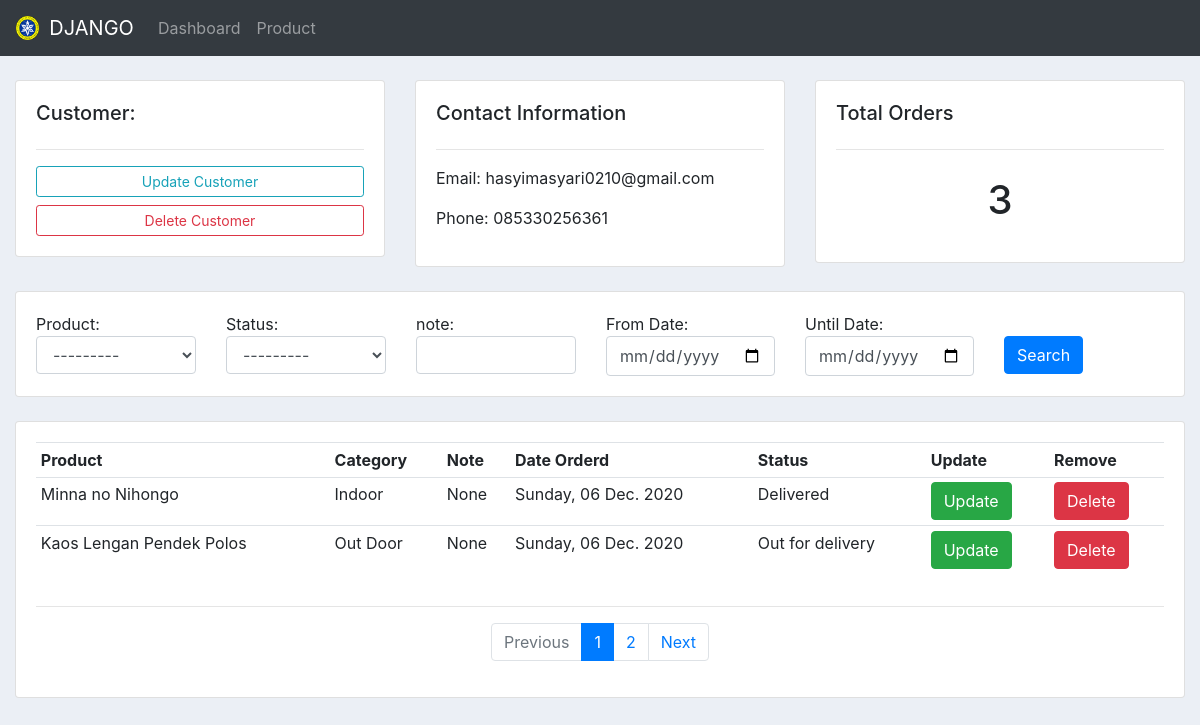
The page /custumer/1 on the database its author committed.
### Asyari/models.py (models this page shows, shortened)
class Custumer(models.Model):
    name = models.CharField(max_length=200, blank=True, null=True)
    phone = models.CharField(max_length=200, blank=True, null=True)
    email = models.CharField(max_length=200, blank=True, null=True)
    date_created = models.DateTimeField(auto_now_add=True, null=True)

class Order(models.Model):
    STATUS = (
        ('Pending', 'Pending'),
        ('Out for delivery', 'Out for delivery'),
        ('Delivered', 'Delivered'),
    )
    custumer = models.ForeignKey(Custumer, null=True, on_delete=models.SET_NULL)
    product = models.ForeignKey(Product, null=True, on_delete=models.SET_NULL)
    date_created = models.DateTimeField(auto_now_add=True, null=True)
    status = models.CharField(max_length=200, null=True, choices=STATUS)
    note = models.CharField(max_length=200, blank=True, null=True)

class Product(models.Model):
    CATEGORY = (
        ('Indoor', 'Indoor'),
        ('Out Door', 'Out Door'),
    )
    name = models.CharField(max_length=200, blank=True, null=True)
    price = models.IntegerField(blank=True, null=True)
    category = models.CharField(max_length=200, blank=True, null=True, choices=CATEGORY)
    description = models.CharField(max_length=200, blank=True, null=True)
    date_created = models.DateTimeField(auto_now_add=True, null=True)
    tag = models.ManyToManyField(Tag)
    def __str__(self):
        return self.name

### Asyari/views.py (the view)
# urls.py: path('custumer/<str:pk>', views.custumer, name='custumer'),
def custumer(request,pk):
    detailcustumer = Custumer.objects.get(id=pk)
    order_custumer = detailcustumer.order_set.all()
    total_custumer = order_custumer.count()
    filter_order   = OrderFilter(request.GET, queryset=order_custumer)
    order_custumer = filter_order.qs
    halaman_tampil = Paginator(order_custumer, 2)
    halaman_url    = request.GET.get('halaman',1)
    halaman_order  = halaman_tampil.get_page(halaman_url)
    if halaman_order.has_previous():
        url_previous = f'?halaman={halaman_order.previous_page_number()}'
    else:
        url_previous = ''
    if halaman_order.has_next():
        url_next = f'?halaman={halaman_order.next_page_number()}'
    else:
        url_next = ''
    context = {
        'judul': 'Halaman Konsumen',
        'custumer': detailcustumer,
        'halaman_order_custumer':halaman_order,
        'data_total_custumer': total_custumer,
        'filter_data_order': filter_order,
        'previous' : url_previous,
        'next' : url_next,
    }
    return render(request, 'data/custumer.html', context)

### Asyari/templates/data/custumer.html (shortened to what this page needs)
{% extends "data/main.html" %}
{% load widget_tweaks %}
{% block content %}
<br>
<div class="container-fluid">
    <div class="row">
        <div class="col-md-4">
            <div class="card card-body">
                <h5>Customer:</h5>
                <hr>
                <a class="btn btn-outline-info btn-sm btn-block" href="">Update Customer</a>
                <a class="btn btn-outline-danger btn-sm btn-block" href="">Delete Customer</a>
            </div>
        </div>
        <div class="col-md-4">
            <div class="card card-body">
                <h5>Contact Information</h5>
                <hr>
                <p>Email: {{ custumer.email }}</p>
                <p>Phone: {{ custumer.phone }} </p>
            </div>
        </div>
        <div class="col-md-4">
            <div class="card card-body">
                <h5>Total Orders</h5>
                <hr>
                <h1 style="text-align: center;padding: 10px">{{ data_total_custumer }}</h1>
            </div>
        </div>
    </div>
    <br>
    <div class="row">
        <div class="col">
            <div class="card card-body">
                <form method="get">
                    <div class="row">
                        <div class="col">
                            Product:
                            {{ filter_data_order.form.product | add_class:"form-control"}}
                        </div>
                        <div class="col">
                            Status:
                            {{ filter_data_order.form.status | add_class:"form-control"}}
                        </div>
                        <div class="col"> note:
                            {{ filter_data_order.form.note | add_class:"form-control"}}
                        </div>
                        <div class="col">
                            From Date:
                            {{ filter_data_order.form.tglmulai | add_class:"form-control" |attr:"type:date"}}
                        </div>
                        <div class="col">
                            Until Date:
                            {{ filter_data_order.form.tglakhir | add_class:"form-control" |attr:"type:date"}}
                        </div>
                        <div class="col mt-4">
                            <button class="btn btn-primary" type="submit">Search</button>
                        </div>
                    </div>
                </form>
            </div>
        </div>
    </div>
    <br>
    <div class="row">
        <div class="col-md">
            <div class="card card-body">
                <table class="table table-sm">
                    <tr>
                        <th>Product</th>
                        <th>Category</th>
                        <th>Note</th>
                        <th>Date Orderd</th>
                        <th>Status</th>
                        <th>Update</th>
                        <th>Remove</th>
                    </tr>
                    {% for tampil_order_custumer in halaman_order_custumer.object_list %}
                    <tr>
                        <td>{{ tampil_order_custumer.product }}</td>
                        <td>{{ tampil_order_custumer.product.category }}</td>
                        <td>{{ tampil_order_custumer.note}}</td>
                        <td>{{ tampil_order_custumer.date_created|date:"l, d N Y" }}</td>
                        <td>{{ tampil_order_custumer.status }}</td>
                        <td><a href="{% url 'update_order' tampil_order_custumer.id %}"
                                class="btn btn-success">Update</a></td>
                        <td><a href="{% url 'delete_order' tampil_order_custumer.id %}"
                                class="btn btn-danger">Delete</a></td>
                    </tr>
                    {% endfor %}
                </table>
                <hr />
                <nav>
                    <ul class="pagination justify-content-center">
                        <li class="page-item {% if not previous %} disabled {% endif %}">
                            <a class="page-link" href="{{ previous }}">Previous</a>
                        </li>
                        {% for n in halaman_order_custumer.paginator.page_range %}
                        {% if halaman_order_custumer.number == n %}
                        <li class="page-item active" aria>
                            <span class="page-link">
                                {{ n }}
                            </span>
                        </li>
                        {% elif n > halaman_order_custumer.number|add:-3 and n < halaman_order_custumer.number|add:3 %}
                        <li class="page-item"><a class="page-link" href="?halaman={{ n }}">{{ n }}</a></li>
                        {% endif %}
                        {% endfor %}
                        <li class="page-item {% if not next %} disabled {% endif %}">
                            <a class="page-link" href="{{ next }}">Next</a>
                        </li>
                    </ul>
                </nav>
            </div>
        </div>
    </div>
</div>
{% endblock content %}

### static/css/main.css (style rules this page uses)
body { background-color: #ebeff5; }

### rows shown on the page
Custumer: email "hasyimasyari0210@gmail.com", phone "085330256361"
Order: product "Minna no Nihongo", product.category "Indoor", note "None", date_created "Sunday, 06 Dec. 2020", status "Delivered"
Order: product "Kaos Lengan Pendek Polos", product.category "Out Door", note "None", date_created "Sunday, 06 Dec. 2020", status "Out for delivery"

### other values the page prints
{{ data_total_custumer }} "3"
{{ n }} "1"
{{ n }} "2"
